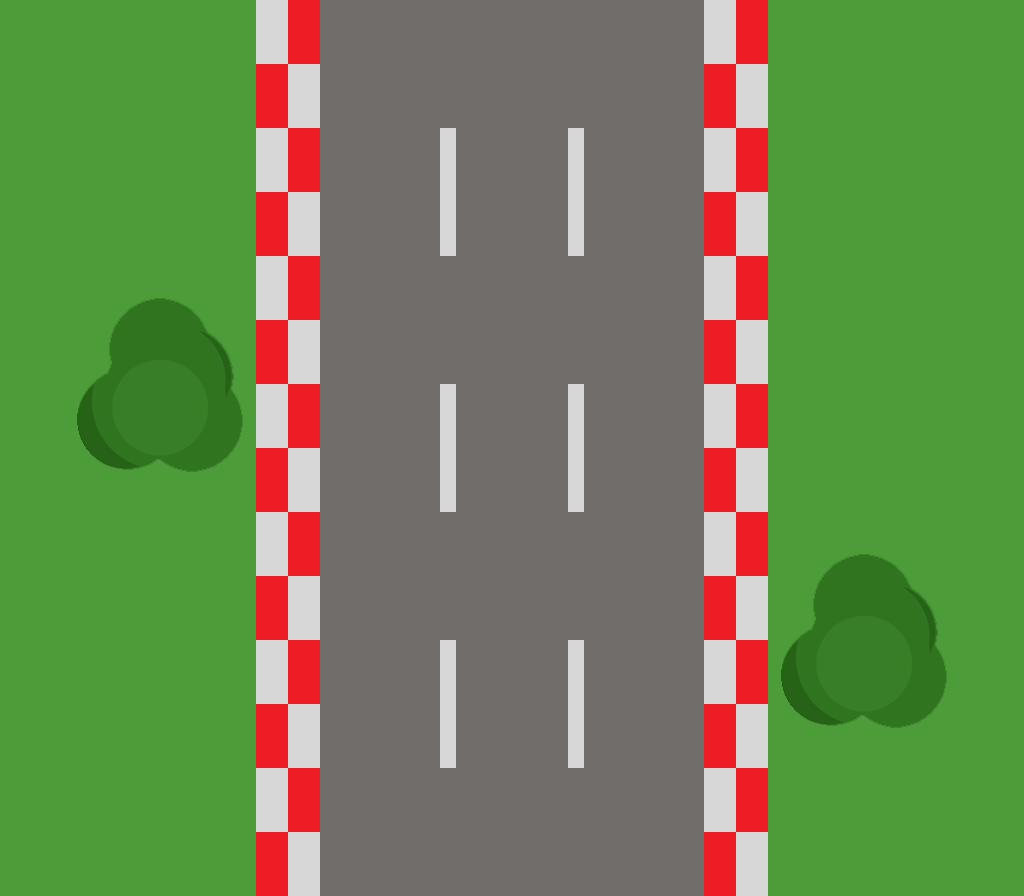

This is a level from a 2D game, rendered from its Tiled map with the project's own tilesets. A one-line summary and the complete map file follow:
An orthogonal 32x28 tile map with 32x32 px tiles, 1 tile layer (Tile Layer 1), 2 tilesets.

<map version="1.2" tiledversion="1.3.4" orientation="orthogonal" renderorder="right-down" width="32" height="28" tilewidth="32" tileheight="32" infinite="0" nextlayerid="3" nextobjectid="1">
 <tileset firstgid="1" source="../Tiled Tilesets/RacingGameSpriteSheet.tsx" />
 <tileset firstgid="769" source="../Tiled Tilesets/arcade_overlay.tsx" />
 <layer id="1" name="Tile Layer 1" width="32" height="28">
  <data encoding="csv">
9,10,9,10,9,10,9,10,1,2,3,4,7,3,4,6,7,3,4,6,3,4,1,2,9,10,9,10,9,10,9,10,
41,42,41,42,41,42,41,42,33,34,35,36,39,35,36,38,39,35,36,38,35,36,33,34,41,42,41,42,41,42,41,42,
9,10,9,10,9,10,9,10,65,66,3,4,71,3,4,70,71,3,4,70,3,4,65,66,9,10,9,10,9,10,9,10,
41,42,41,42,41,42,41,42,97,98,35,36,103,35,36,102,103,35,36,102,35,36,97,98,41,42,41,42,41,42,41,42,
9,10,9,10,9,10,9,10,1,2,3,4,7,8,5,6,7,8,5,6,3,4,1,2,9,10,9,9,9,9,9,10,
41,42,41,42,41,42,41,42,33,34,35,36,39,40,37,38,39,40,37,38,35,36,33,34,41,42,41,41,41,41,41,42,
9,10,9,10,9,10,9,10,65,66,3,4,71,72,69,70,71,72,69,70,3,4,65,66,9,10,9,10,9,10,9,10,
41,42,41,42,41,42,41,42,97,98,35,36,103,104,101,102,103,104,101,102,35,36,97,98,41,42,41,42,41,42,41,42,
9,10,9,10,9,10,9,10,129,130,3,4,3,4,3,4,3,4,3,4,3,4,129,130,9,10,9,10,9,10,9,10,
41,42,131,132,133,134,135,136,161,162,35,36,35,36,35,36,35,36,35,36,35,36,161,162,41,42,41,42,41,42,41,42,
9,10,163,164,165,166,167,168,193,194,3,4,3,4,3,4,3,4,3,4,3,4,193,194,9,10,9,10,9,10,9,10,
41,42,195,196,197,198,199,200,225,226,35,36,35,36,35,36,35,36,35,36,35,36,225,226,41,42,41,42,41,42,41,42,
9,10,227,228,229,230,231,232,257,258,3,4,7,8,5,6,7,8,5,6,3,4,257,258,9,10,9,10,9,10,9,10,
41,42,259,260,261,262,263,264,289,290,35,36,39,40,37,38,39,40,37,38,35,36,289,290,41,42,41,42,41,42,41,42,
9,10,291,292,293,294,295,296,321,322,3,4,71,72,69,70,71,72,69,70,3,4,321,322,9,10,9,10,9,10,9,10,
41,42,41,42,41,42,41,42,353,354,35,36,103,104,101,102,103,104,101,102,35,36,353,354,41,42,41,42,41,42,41,42,
9,10,9,10,9,10,9,10,385,386,3,4,3,4,3,4,3,4,3,4,3,4,385,386,9,10,9,10,9,10,9,10,
41,42,41,42,41,42,41,42,417,418,35,36,35,36,35,36,35,36,35,36,35,36,417,418,131,132,133,134,135,136,41,42,
9,10,9,10,9,10,9,10,449,450,3,4,3,4,3,4,3,4,3,4,3,4,449,450,163,164,165,166,167,168,9,10,
41,42,41,42,41,42,41,42,481,482,35,36,35,36,35,36,35,36,35,36,35,36,481,482,195,196,197,198,199,200,41,42,
9,10,9,10,9,10,9,10,513,514,3,4,7,8,5,6,7,8,5,6,3,4,513,514,227,228,229,230,231,232,9,10,
41,42,41,42,41,42,41,42,545,546,35,36,39,40,37,38,39,40,37,38,35,36,545,546,259,260,261,262,263,264,41,42,
9,10,9,10,9,10,9,10,577,578,3,4,71,72,69,70,71,72,69,70,3,4,577,578,291,292,293,294,295,296,9,10,
41,42,41,42,41,42,41,42,609,610,35,36,103,104,101,102,103,104,101,102,35,36,609,610,41,42,41,42,41,42,41,42,
9,10,9,10,9,10,9,10,641,642,3,4,3,4,3,4,3,4,3,4,3,4,641,642,9,10,9,10,9,10,9,10,
41,42,41,42,41,42,41,42,673,674,35,36,35,36,35,36,35,36,35,36,35,36,673,674,41,42,41,42,41,42,41,42,
9,10,9,10,9,10,9,10,705,706,3,4,3,4,3,4,3,4,3,4,3,4,705,706,9,10,9,10,9,10,9,10,
41,42,41,42,41,42,41,42,737,738,35,36,35,36,35,36,35,36,35,36,35,36,737,738,41,42,41,42,41,42,41,42
</data>
 </layer>
</map>
